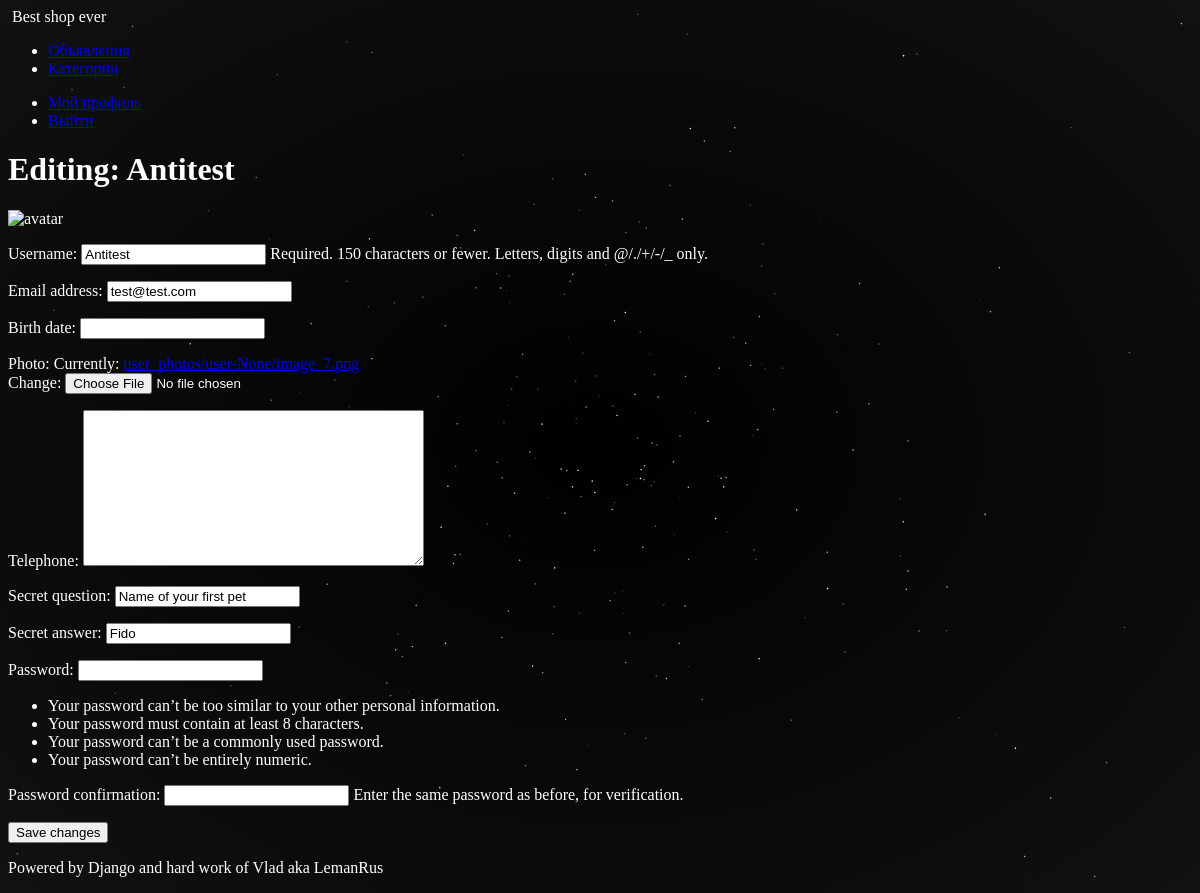
Page /user-3/edit/ (signed in) on the committed database.
### core/models.py (models this page shows, shortened)
class CustomUser(AbstractUser):
    birth_date = models.DateField(blank=True, null=True, validators=[validate_birth_date,])
    photo = models.ImageField(upload_to=user_profile_photo_path, default='default.png')
    telephone = PhoneField(blank=True)
    email = models.EmailField("email address", blank=False)
    secret_question = models.CharField(blank=False, max_length=150, default='Name of your first pet')
    secret_answer = models.CharField(blank=False, max_length=50)
    def __str__(self):
        return f"{self.username}"

### core/views.py (the view)
# urls.py: path('user-<int:user_id>/edit/', views.ProfileEditView.as_view(), name="profile_edit"),
class ProfileEditView(UpdateView):
    model = CustomUser
    template_name = 'core/edit_profile.html'
    pk_url_kwarg = 'user_id'
    context_object_name = 'profile'
    form_class = SignupForm
    def dispatch(self, request, *args, **kwargs):
        obj = self.get_object()
        if obj != request.user:
            raise Http404('You are not allowed to edit profile that is not yours')
        return super().dispatch(request, *args, **kwargs)

### core/forms.py
class SignupForm(UserCreationForm, UserActions):
    class Meta:
        model = CustomUser
        fields = ('username', 'email', 'birth_date', 'photo', 'telephone', 'secret_question', 'secret_answer')

### core/templates/core/edit_profile.html (shortened to what this page needs)
{% extends 'ads/base.html' %}
{% block content %}
    <h1>Editing: {{profile}}</h1>
    <form method="post" enctype="multipart/form-data">
        {{ form.as_p }}
        <button type="submit">Save changes</button>
    </form>
{% endblock content %}

### ads/static/ads/css/style.css (style rules this page uses)
* { box-sizing: border-box }
body { background: radial-gradient(#000, #111), #000; min-height: 100%; color: white; pointer-events: none; }
a, p, div, span, canvas, h1, form { pointer-events: auto; }

### rows in the picture
CustomUser: username "Antitest", email "test@test.com", secret_question "Name of your first pet", secret_answer "Fido"
